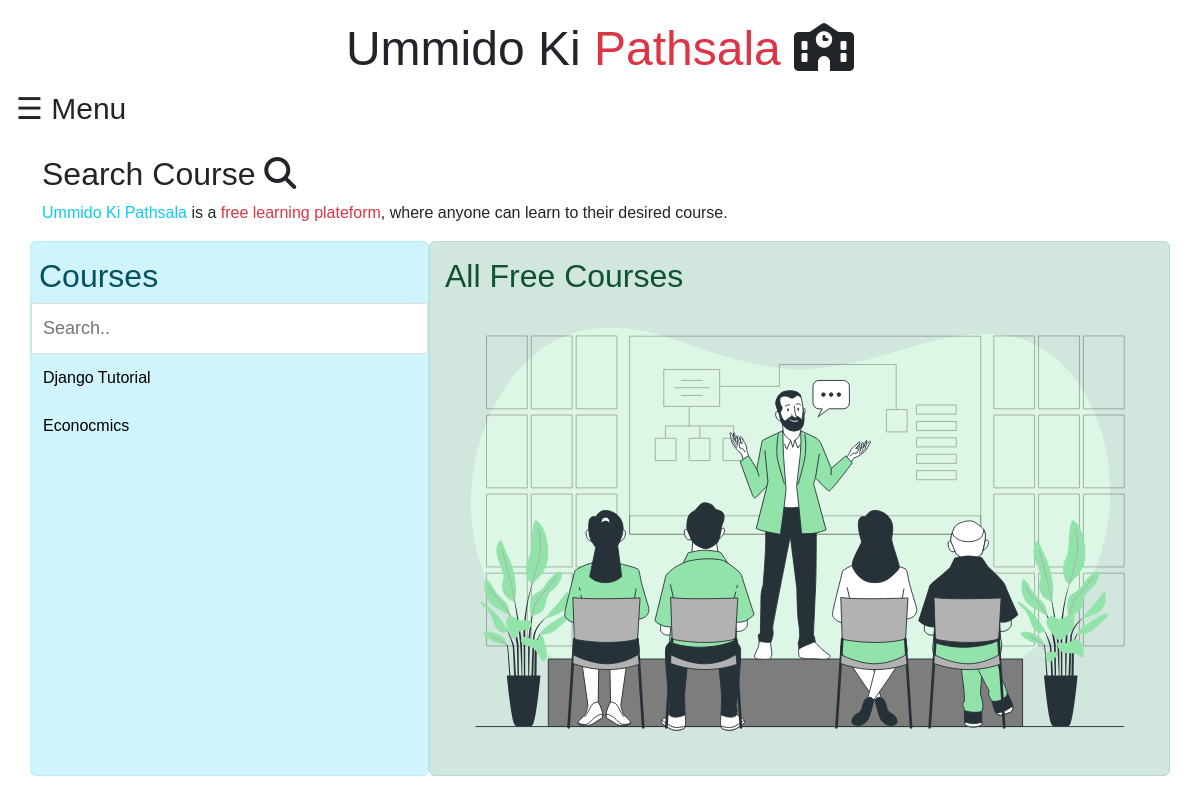
Before: / with the older database file.
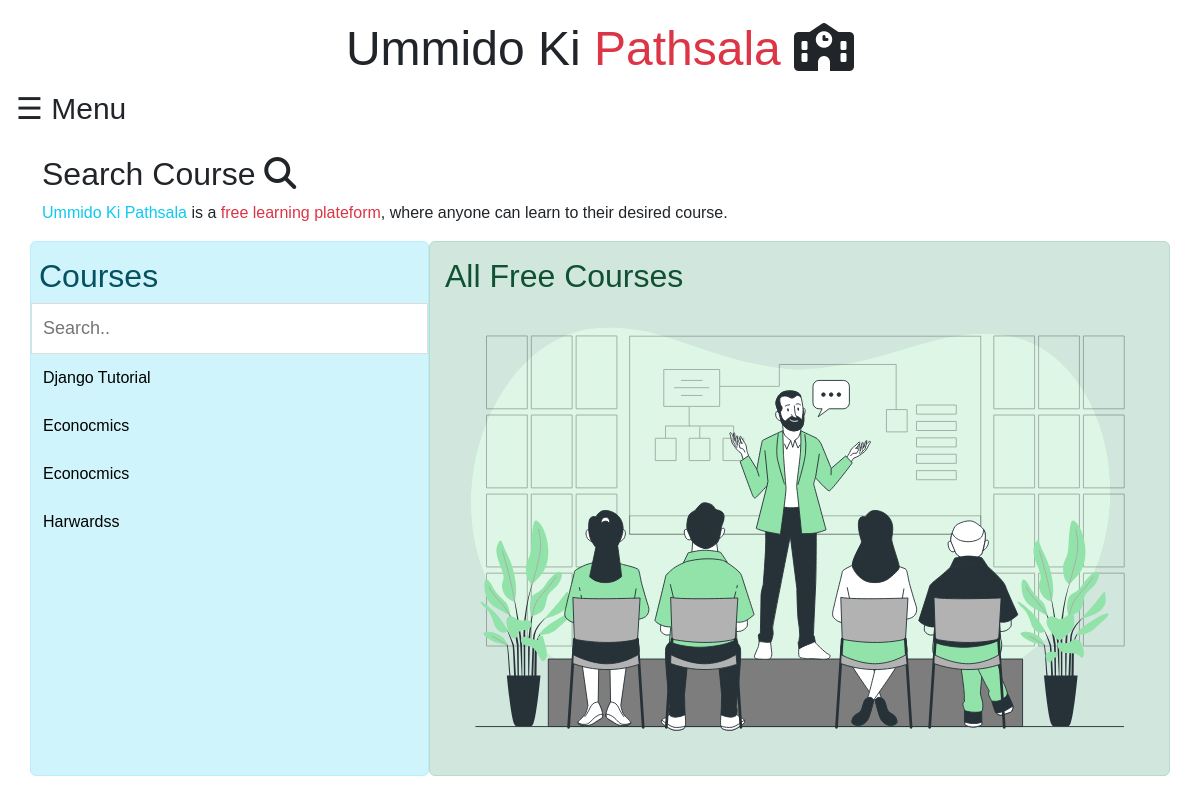
After: the same page with the newer database file.
### cms/models.py (models this page shows)
class course(models.Model):
    cname = models.CharField(max_length=400)
    user = models.ForeignKey(teacher,on_delete=models.CASCADE)
    slug = AutoSlugField(populate_from='cname',max_length=250,unique=True,null=True,default=None)
    disp = models.TextField(default=False)
    dateof  = models.DateTimeField(auto_now_add=True)
    cimg = models.ImageField(upload_to='courseimg/' ,default=False)

### user/views.py (the view)
# urls.py: path('',views.index.as_view(),name='homepage'),
class index(View):
    def get(self, request):
        courses = course.objects.all()
        return render(request,'index.html',{'courses': courses})

### templates/index.html (shortened to what this page needs)
{% extends 'core/base.html' %}
{% load static %}
{% block content %}
    {% include 'core/navbar.html' %}
   <div class="container mt-2">
    <h2>Search Course <i class="fas fa-search"></i> </h2>
    <p><span class="text-info">Ummido Ki Pathsala</span> is a <span class="text-danger">free learning plateform</span>, where anyone can learn to their desired course.</p>
    <div class="row">
      <div class="left alert alert-info" >
        <h2>Courses</h2>
        <input type="text" id="mySearch" onkeyup="myFunction()" placeholder="Search.." title="Type in a category">
        <ul id="myMenu">
            {% if courses %}
            {% for i in courses %}
            <li><a href="{% url 'useropencourse' id=i.slug  %}">{{i.cname | capfirst }}</a></li>
            {% endfor %}
            {% else %}
            <li><a href="#">No Course Yet</a></li>
            <li><p class="mx-3">We are sorry for that, we have no course yet.</p></li>
            {% endif %}
        </ul>
      </div>
      <div class="right alert alert-success" >
        <h2>All Free Courses</h2>
        <div class="container mt-2">
            <img src="{% static 'cms/img/s.svg' %}" alt="" class="img-fluid" >
        </div>
      </div>
    </div>
    </div>
{% endblock content %}

Changed rows visible on the page:
added course: cname "Econocmics"
added course: cname "Harwardss"
